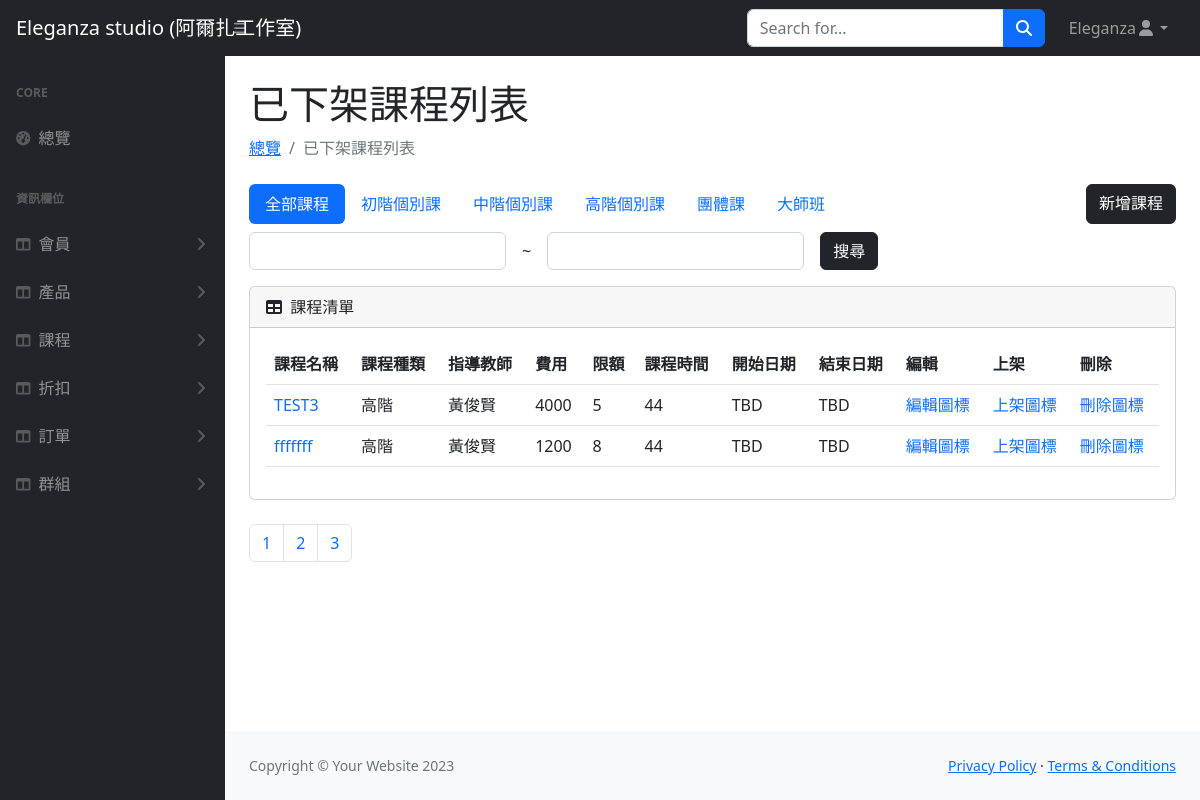
Page /courses/course_management.php (signed in) on the committed database.
### tables this page shows
CREATE TABLE `course` (
  `course_id` int(4) NOT NULL,
  `course_category_id` int(2) NOT NULL,
  `teacher_id` int(2) DEFAULT NULL,
  `name` varchar(30) NOT NULL,
  `quota` int(2) NOT NULL,
  `price` int(20) NOT NULL,
  `img` varchar(50) NOT NULL,
  `start_date` varchar(10) NOT NULL,
  `end_date` varchar(10) NOT NULL,
  `time` varchar(20) DEFAULT NULL,
  `style_id` varchar(10) NOT NULL,
  `description` varchar(100) NOT NULL,
  `comment` varchar(50) DEFAULT NULL,
  `valid` tinyint(4) NOT NULL,
  `group_id` int(11) DEFAULT NULL
);

CREATE TABLE `course_category` (
  `course_category_id` int(2) NOT NULL,
  `level` varchar(10) NOT NULL
);

CREATE TABLE `teacher` (
  `teacher_id` int(2) NOT NULL,
  `name` varchar(10) NOT NULL,
  `gender` varchar(1) NOT NULL,
  `phone` varchar(10) DEFAULT NULL,
  `email` varchar(30) DEFAULT NULL,
  `img` varchar(50) DEFAULT NULL,
  `introduction` varchar(500) DEFAULT NULL,
  `valid` int(1) NOT NULL
);

### courses/course_management.php (the view, shortened to what this page needs)
<?php
require_once("../db_connect.php");
$sql = "SELECT course.*, course_category.level AS course_category_level, teacher.name AS course_teacher_name FROM course
        JOIN course_category ON course.course_category_id = course_category.course_category_id
        JOIN teacher ON course.teacher_id = teacher.teacher_id
        WHERE course.valid = 0
        ORDER BY course.course_id";
$result = $conn->query($sql);
$rows = $result->fetch_all(MYSQLI_ASSOC);
?>
<!DOCTYPE html>
<html lang="en">
<head>
    <link href="../css/styles.css" rel="stylesheet" />
</head>
<body class="sb-nav-fixed">
    <nav class="sb-topnav navbar navbar-expand navbar-dark bg-dark">
        <a class="navbar-brand ps-3" href="../index.php">Eleganza studio (阿爾扎工作室)</a>
        <button class="btn btn-link btn-sm order-1 order-lg-0 me-4 me-lg-0" id="sidebarToggle" href="#!"><i class="fas fa-bars"></i></button>
        <form class="d-none d-md-inline-block form-inline ms-auto me-0 me-md-3 my-2 my-md-0">
            <div class="input-group">
                <input class="form-control" type="text" placeholder="Search for..." aria-label="Search for..." aria-describedby="btnNavbarSearch" />
                <button class="btn btn-primary" id="btnNavbarSearch" type="button"><i class="fas fa-search"></i></button>
            </div>
        </form>
        <ul class="navbar-nav ms-auto ms-md-0 me-3 me-lg-4">
            <li class="nav-item dropdown">
                <a class="nav-link dropdown-toggle" id="navbarDropdown" href="#" role="button" data-bs-toggle="dropdown" aria-expanded="false"><?= $_SESSION["user"]["name"] ?><i class="fas fa-user fa-fw"></i></a>
            </li>
        </ul>
    </nav>
    <div id="layoutSidenav">
        <div id="layoutSidenav_nav">
            <nav class="sb-sidenav accordion sb-sidenav-dark" id="sidenavAccordion">
                <div class="sb-sidenav-menu">
                    <div class="nav">
                        <div class="sb-sidenav-menu-heading">Core</div>
                        <a class="nav-link" href="../index.php">
                            <div class="sb-nav-link-icon"><i class="fas fa-tachometer-alt"></i></div>
                            總覽
                        </a>
                        <div class="sb-sidenav-menu-heading">資訊欄位</div>
                        <a class="nav-link collapsed" href="#" data-bs-toggle="collapse" data-bs-target="#users" aria-expanded="false" aria-controls="collapseLayouts">
                            <div class="sb-nav-link-icon"><i class="fas fa-columns"></i></div>
                            會員
                            <div class="sb-sidenav-collapse-arrow"><i class="fas fa-angle-down"></i></div>
                        </a>
                        <a class="nav-link collapsed" href="#" data-bs-toggle="collapse" data-bs-target="#products" aria-expanded="false" aria-controls="collapseLayouts">
                            <div class="sb-nav-link-icon"><i class="fas fa-columns"></i></div>
                            產品
                            <div class="sb-sidenav-collapse-arrow"><i class="fas fa-angle-down"></i></div>
                        </a>
                        <a class="nav-link collapsed" href="#" data-bs-toggle="collapse" data-bs-target="#courses" aria-expanded="false" aria-controls="courses">
                            <div class="sb-nav-link-icon"><i class="fas fa-columns"></i></div>
                            課程
                            <div class="sb-sidenav-collapse-arrow"><i class="fas fa-angle-down"></i></div>
                        </a>
                        <a class="nav-link collapsed" href="#" data-bs-toggle="collapse" data-bs-target="#discounts" aria-expanded="false" aria-controls="collapseLayouts">
                            <div class="sb-nav-link-icon"><i class="fas fa-columns"></i></div>
                            折扣
                            <div class="sb-sidenav-collapse-arrow"><i class="fas fa-angle-down"></i></div>
                        </a>
                        <a class="nav-link collapsed" href="#" data-bs-toggle="collapse" data-bs-target="#orders" aria-expanded="false" aria-controls="collapseLayouts">
                            <div class="sb-nav-link-icon"><i class="fas fa-columns"></i></div>
                            訂單
                            <div class="sb-sidenav-collapse-arrow"><i class="fas fa-angle-down"></i></div>
                        </a>
                        <a class="nav-link collapsed" href="#" data-bs-toggle="collapse" data-bs-target="#groups" aria-expanded="false" aria-controls="groups">
                            <div class="sb-nav-link-icon"><i class="fas fa-columns"></i></div>
                            群組
                            <div class="sb-sidenav-collapse-arrow"><i class="fas fa-angle-down"></i></div>
                        </a>
                    </div>
                </div>
            </nav>
        </div>
        <div id="layoutSidenav_content">
            <main>
                <div class="container-fluid px-4">
                    <h1 class="mt-4">已下架課程列表</h1>
                    <ol class="breadcrumb mb-4">
                        <li class="breadcrumb-item"><a href="../index.php">總覽</a></li>
                        <li class="breadcrumb-item active">已下架課程列表</li>
                    </ol>
                    <div class="d-flex justify-content-between">
                        <ul class="nav nav-pills">
                            <li class="nav-item">
                                <a class="nav-link active " aria-current="page" href="course_list.php">全部課程</a>
                            </li>
                            <li class="nav-item">
                                <a class="nav-link" href="#">初階個別課</a>
                            </li>
                            <li class="nav-item">
                                <a class="nav-link" href="#">中階個別課</a>
                            </li>
                            <li class="nav-item">
                                <a class="nav-link" href="#">高階個別課</a>
                            </li>
                            <li class="nav-item">
                                <a class="nav-link" href="#">團體課</a>
                            </li>
                            <li class="nav-item">
                                <a class="nav-link" href="#">大師班</a>
                            </li>
                        </ul>
                        <a class="btn btn-dark" href="course-upload.php">新增課程</a>
                    </div>
                    <div class="py-2">
                        <form action="">
                            <div class="row g-3 align-items-center">
                                <div class="col-auto">
                                    <input type="number" class="form-control" name="min" value="<?= $minValue ?>" min="0">
                                </div>
                                <div class="col-auto">
                                    ~
                                </div>
                                <div class="col-auto">
                                    <input type="number" class="form-control" name="max" value="<?= $maxValue ?>" min="0">
                                </div>
                                <div class="col-auto">
                                    <button class="btn btn-dark" type="submit">搜尋</button>
                                </div>
                            </div>
                        </form>
                        <div class="card mt-3 mb-4">
                            <div class="card-header">
                                <i class="fas fa-table me-1"></i>
                                課程清單
                            </div>
                            <div class="card-body">
                                <table class="table" id="datatablesSimple">
                                    <thead>
                                        <tr>
                                            <th>課程名稱</th>
                                            <th>課程種類</th>
                                            <th>指導教師</th>
                                            <th>費用</th>
                                            <th>限額</th>
                                            <th>課程時間</th>
                                            <th>開始日期</th>
                                            <th>結束日期</th>
                                            <th>編輯</th>
                                            <th>上架</th>
                                            <th>刪除</th>
                                        </tr>
                                    </thead>
                                    <tbody>
                                        <?php foreach ($rows as $course_list) : ?>
                                            <tr>
                                                <td><a class="text-decoration-none" href="course.php?id=<?= $course_list["course_id"] ?>"><?= $course_list["name"] ?></a></td>
                                                <td><?= $course_list["course_category_level"] ?></td>
                                                <td><?= $course_list["course_teacher_name"] ?></td>
                                                <td><?= $course_list["price"] ?></td>
                                                <td><?= $course_list["quota"] ?></td>
                                                <td><?= $course_list["time"] ?></td>
                                                <td><?= $course_list["start_date"] ?></td>
                                                <td><?= $course_list["end_date"] ?></td>
                                                <td><a class="text-decoration-none" href="course-edit.php?id=<?= $course_list["course_id"] ?>">編輯圖標</a></td>
                                                <td><a class="text-decoration-none" href="#">上架圖標</a></td>
                                                <td><a class="text-decoration-none" href="#">刪除圖標</a></td>
                                            </tr>
                                    </tbody>
                                <?php endforeach; ?>
                                </table>
                            </div>
                        </div>
                        <nav aria-label="Page navigation example">
                            <ul class="pagination">
                                <li class="page-item"><a class="page-link" href="#">1</a></li>
                                <li class="page-item"><a class="page-link" href="#">2</a></li>
                                <li class="page-item"><a class="page-link" href="#">3</a></li>
                            </ul>
                        </nav>
                    </div>
                </div>
            </main>
            <footer class="py-4 bg-light mt-auto">
                <div class="container-fluid px-4">
                    <div class="d-flex align-items-center justify-content-between small">
                        <div class="text-muted">Copyright &copy; Your Website 2023</div>
                        <div>
                            <a href="#">Privacy Policy</a>
                            &middot;
                            <a href="#">Terms &amp; Conditions</a>
                        </div>
                    </div>
                </div>
            </footer>
        </div>
    </div>
</body>
</html>

### rows in the picture
course: name "TEST3", course_category.level "高階", teacher.name "黃俊賢", price "4000", quota "5", time "44", start_date "TBD", end_date "TBD"
course: name "fffffff", course_category.level "高階", teacher.name "黃俊賢", price "1200", quota "8", time "44", start_date "TBD", end_date "TBD"

### other values in the picture
$_SESSION["user"]["name"] "Eleganza"
